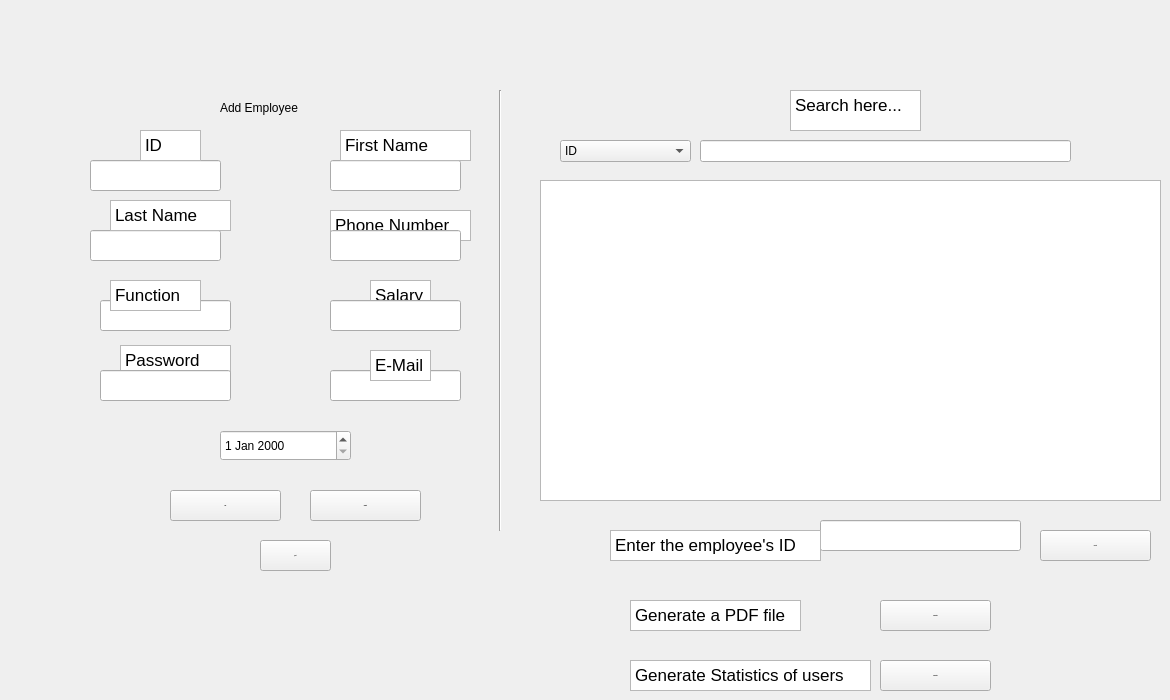
             <widget class="QWidget" name="tab_4">
              <attribute name="title">
               <string>Tab 2</string>
              </attribute>
              <widget class="QLineEdit" name="LE_fct">
               <property name="geometry">
                <rect>
                 <x>100</x>
                 <y>300</y>
                 <width>131</width>
                 <height>31</height>
                </rect>
               </property>
               <property name="text">
                <string/>
               </property>
               <property name="readOnly">
                <bool>false</bool>
               </property>
              </widget>
              <widget class="QLineEdit" name="LE_prenom">
               <property name="geometry">
                <rect>
                 <x>330</x>
                 <y>160</y>
                 <width>131</width>
                 <height>31</height>
                </rect>
               </property>
               <property name="text">
                <string/>
               </property>
               <property name="readOnly">
                <bool>false</bool>
               </property>
              </widget>
              <widget class="QLabel" name="label_4">
               <property name="geometry">
                <rect>
                 <x>220</x>
                 <y>100</y>
                 <width>121</width>
                 <height>16</height>
                </rect>
               </property>
               <property name="text">
                <string>Add Employee</string>
               </property>
              </widget>
              <widget class="QLineEdit" name="LE_ID_2">
               <property name="geometry">
                <rect>
                 <x>820</x>
                 <y>520</y>
                 <width>201</width>
                 <height>31</height>
                </rect>
               </property>
               <property name="text">
                <string/>
               </property>
               <property name="readOnly">
                <bool>false</bool>
               </property>
              </widget>
              <widget class="QTextBrowser" name="textBrowser">
               <property name="geometry">
                <rect>
                 <x>330</x>
                 <y>210</y>
                 <width>141</width>
                 <height>31</height>
                </rect>
               </property>
               <property name="html">
                <string>&lt;!DOCTYPE HTML PUBLIC &quot;-//W3C//DTD HTML 4.0//EN&quot; &quot;http://www.w3.org/TR/REC-html40/strict.dtd&quot;&gt;
&lt;html&gt;&lt;head&gt;&lt;meta name=&quot;qrichtext&quot; content=&quot;1&quot; /&gt;&lt;style type=&quot;text/css&quot;&gt;
p, li { white-space: pre-wrap; }
&lt;/style&gt;&lt;/head&gt;&lt;body style=&quot; font-family:'century gothic'; font-size:17px; font-weight:400; font-style:normal;&quot;&gt;
&lt;p style=&quot; margin-top:0px; margin-bottom:0px; margin-left:0px; margin-right:0px; -qt-block-indent:0; text-indent:0px;&quot;&gt;&lt;span style=&quot; font-size:17px;&quot;&gt;Phone Number&lt;/span&gt;&lt;/p&gt;&lt;/body&gt;&lt;/html&gt;</string>
               </property>
              </widget>
              <widget class="QPushButton" name="pushButton">
               <property name="geometry">
                <rect>
                 <x>880</x>
                 <y>600</y>
                 <width>111</width>
                 <height>31</height>
                </rect>
               </property>
               <property name="font">
                <font>
                 <family>century gothic</family>
                 <pointsize>-1</pointsize>
                 <weight>75</weight>
                 <italic>true</italic>
                 <bold>true</bold>
                </font>
               </property>
               <property name="text">
                <string>Generate</string>
               </property>
              </widget>
              <widget class="QPushButton" name="pushButton_4">
               <property name="geometry">
                <rect>
                 <x>170</x>
                 <y>490</y>
                 <width>111</width>
                 <height>31</height>
                </rect>
               </property>
               <property name="font">
                <font>
                 <family>century gothic</family>
                 <pointsize>-1</pointsize>
                 <weight>75</weight>
                 <italic>true</italic>
                 <bold>true</bold>
                </font>
               </property>
               <property name="text">
                <string>Add </string>
               </property>
               <property name="icon">
                <iconset>
                 <normaloff>../../../Add.png</normaloff>../../../Add.png</iconset>
               </property>
              </widget>
              <widget class="QTextBrowser" name="textBrowser_9">
               <property name="geometry">
                <rect>
                 <x>790</x>
                 <y>90</y>
                 <width>131</width>
                 <height>41</height>
                </rect>
               </property>
               <property name="html">
                <string>&lt;!DOCTYPE HTML PUBLIC &quot;-//W3C//DTD HTML 4.0//EN&quot; &quot;http://www.w3.org/TR/REC-html40/strict.dtd&quot;&gt;
&lt;html&gt;&lt;head&gt;&lt;meta name=&quot;qrichtext&quot; content=&quot;1&quot; /&gt;&lt;style type=&quot;text/css&quot;&gt;
p, li { white-space: pre-wrap; }
&lt;/style&gt;&lt;/head&gt;&lt;body style=&quot; font-family:'century gothic'; font-size:17px; font-weight:400; font-style:normal;&quot;&gt;
&lt;p style=&quot; margin-top:0px; margin-bottom:0px; margin-left:0px; margin-right:0px; -qt-block-indent:0; text-indent:0px;&quot;&gt;&lt;span style=&quot; font-size:17px;&quot;&gt;Search here... &lt;/span&gt;&lt;/p&gt;&lt;/body&gt;&lt;/html&gt;</string>
               </property>
              </widget>
              <widget class="QTextBrowser" name="textBrowser_7">
               <property name="geometry">
                <rect>
                 <x>370</x>
                 <y>280</y>
                 <width>61</width>
                 <height>31</height>
                </rect>
               </property>
               <property name="html">
                <string>&lt;!DOCTYPE HTML PUBLIC &quot;-//W3C//DTD HTML 4.0//EN&quot; &quot;http://www.w3.org/TR/REC-html40/strict.dtd&quot;&gt;
&lt;html&gt;&lt;head&gt;&lt;meta name=&quot;qrichtext&quot; content=&quot;1&quot; /&gt;&lt;style type=&quot;text/css&quot;&gt;
p, li { white-space: pre-wrap; }
&lt;/style&gt;&lt;/head&gt;&lt;body style=&quot; font-family:'century gothic'; font-size:17px; font-weight:400; font-style:normal;&quot;&gt;
&lt;p style=&quot; margin-top:0px; margin-bottom:0px; margin-left:0px; margin-right:0px; -qt-block-indent:0; text-indent:0px;&quot;&gt;&lt;span style=&quot; font-size:17px;&quot;&gt;Salary&lt;/span&gt;&lt;/p&gt;&lt;/body&gt;&lt;/html&gt;</string>
               </property>
              </widget>
              <widget class="QTextBrowser" name="textBrowser_4">
               <property name="geometry">
                <rect>
                 <x>340</x>
                 <y>130</y>
                 <width>131</width>
                 <height>31</height>
                </rect>
               </property>
               <property name="html">
                <string>&lt;!DOCTYPE HTML PUBLIC &quot;-//W3C//DTD HTML 4.0//EN&quot; &quot;http://www.w3.org/TR/REC-html40/strict.dtd&quot;&gt;
&lt;html&gt;&lt;head&gt;&lt;meta name=&quot;qrichtext&quot; content=&quot;1&quot; /&gt;&lt;style type=&quot;text/css&quot;&gt;
p, li { white-space: pre-wrap; }
&lt;/style&gt;&lt;/head&gt;&lt;body style=&quot; font-family:'century gothic'; font-size:17px; font-weight:400; font-style:normal;&quot;&gt;
&lt;p style=&quot; margin-top:0px; margin-bottom:0px; margin-left:0px; margin-right:0px; -qt-block-indent:0; text-indent:0px;&quot;&gt;&lt;span style=&quot; font-size:17px;&quot;&gt;First Name &lt;/span&gt;&lt;/p&gt;&lt;/body&gt;&lt;/html&gt;</string>
               </property>
              </widget>
              <widget class="QTextBrowser" name="textBrowser_10">
               <property name="geometry">
                <rect>
                 <x>610</x>
                 <y>530</y>
                 <width>211</width>
                 <height>31</height>
                </rect>
               </property>
               <property name="html">
                <string>&lt;!DOCTYPE HTML PUBLIC &quot;-//W3C//DTD HTML 4.0//EN&quot; &quot;http://www.w3.org/TR/REC-html40/strict.dtd&quot;&gt;
&lt;html&gt;&lt;head&gt;&lt;meta name=&quot;qrichtext&quot; content=&quot;1&quot; /&gt;&lt;style type=&quot;text/css&quot;&gt;
p, li { white-space: pre-wrap; }
&lt;/style&gt;&lt;/head&gt;&lt;body style=&quot; font-family:'century gothic'; font-size:17px; font-weight:400; font-style:normal;&quot;&gt;
&lt;p style=&quot; margin-top:0px; margin-bottom:0px; margin-left:0px; margin-right:0px; -qt-block-indent:0; text-indent:0px;&quot;&gt;&lt;span style=&quot; font-size:17px;&quot;&gt;Enter the employee's ID &lt;/span&gt;&lt;/p&gt;&lt;/body&gt;&lt;/html&gt;</string>
               </property>
              </widget>
              <widget class="QComboBox" name="comboBox">
               <property name="geometry">
                <rect>
                 <x>560</x>
                 <y>140</y>
                 <width>131</width>
                 <height>22</height>
                </rect>
               </property>
               <item>
                <property name="text">
                 <string>ID</string>
                </property>
               </item>
               <item>
                <property name="text">
                 <string>Last name</string>
                </property>
               </item>
               <item>
                <property name="text">
                 <string>First name</string>
                </property>
               </item>
               <item>
                <property name="text">
                 <string>Password</string>
                </property>
               </item>
               <item>
                <property name="text">
                 <string>Phone Number</string>
                </property>
               </item>
               <item>
                <property name="text">
                 <string>E-mail</string>
                </property>
               </item>
               <item>
                <property name="text">
                 <string>Date</string>
                </property>
               </item>
               <item>
                <property name="text">
                 <string>Function</string>
                </property>
               </item>
               <item>
                <property name="text">
                 <string>Salary</string>
                </property>
               </item>
               <item>
                <property name="text">
                 <string/>
                </property>
               </item>
              </widget>
              <widget class="QLineEdit" name="LE_nom">
               <property name="geometry">
                <rect>
                 <x>90</x>
                 <y>230</y>
                 <width>131</width>
                 <height>31</height>
                </rect>
               </property>
               <property name="text">
                <string/>
               </property>
               <property name="readOnly">
                <bool>false</bool>
               </property>
              </widget>
              <widget class="QPushButton" name="pushButton_6">
               <property name="geometry">
                <rect>
                 <x>310</x>
                 <y>490</y>
                 <width>111</width>
                 <height>31</height>
                </rect>
               </property>
               <property name="font">
                <font>
                 <family>century gothic</family>
                 <pointsize>-1</pointsize>
                 <weight>75</weight>
                 <italic>true</italic>
                 <bold>true</bold>
                </font>
               </property>
               <property name="text">
                <string>Update</string>
               </property>
               <property name="icon">
                <iconset>
                 <normaloff>../../../Update.png</normaloff>../../../Update.png</iconset>
               </property>
              </widget>
              <widget class="QLineEdit" name="LE_tlf">
               <property name="geometry">
                <rect>
                 <x>330</x>
                 <y>230</y>
                 <width>131</width>
                 <height>31</height>
                </rect>
               </property>
               <property name="text">
                <string/>
               </property>
               <property name="readOnly">
                <bool>false</bool>
               </property>
              </widget>
              <widget class="QTextBrowser" name="textBrowser_3">
               <property name="geometry">
                <rect>
                 <x>110</x>
                 <y>200</y>
                 <width>121</width>
                 <height>31</height>
                </rect>
               </property>
               <property name="html">
                <string>&lt;!DOCTYPE HTML PUBLIC &quot;-//W3C//DTD HTML 4.0//EN&quot; &quot;http://www.w3.org/TR/REC-html40/strict.dtd&quot;&gt;
&lt;html&gt;&lt;head&gt;&lt;meta name=&quot;qrichtext&quot; content=&quot;1&quot; /&gt;&lt;style type=&quot;text/css&quot;&gt;
p, li { white-space: pre-wrap; }
&lt;/style&gt;&lt;/head&gt;&lt;body style=&quot; font-family:'century gothic'; font-size:17px; font-weight:400; font-style:normal;&quot;&gt;
&lt;p style=&quot; margin-top:0px; margin-bottom:0px; margin-left:0px; margin-right:0px; -qt-block-indent:0; text-indent:0px;&quot;&gt;&lt;span style=&quot; font-size:17px;&quot;&gt;Last Name&lt;/span&gt;&lt;/p&gt;&lt;/body&gt;&lt;/html&gt;</string>
               </property>
              </widget>
              <widget class="QLineEdit" name="LE_ID">
               <property name="geometry">
                <rect>
                 <x>90</x>
                 <y>160</y>
                 <width>131</width>
                 <height>31</height>
                </rect>
               </property>
               <property name="text">
                <string/>
               </property>
               <property name="readOnly">
                <bool>false</bool>
               </property>
              </widget>
              <widget class="QTextBrowser" name="textBrowser_2">
               <property name="geometry">
                <rect>
                 <x>140</x>
                 <y>130</y>
                 <width>61</width>
                 <height>31</height>
                </rect>
               </property>
               <property name="html">
                <string>&lt;!DOCTYPE HTML PUBLIC &quot;-//W3C//DTD HTML 4.0//EN&quot; &quot;http://www.w3.org/TR/REC-html40/strict.dtd&quot;&gt;
&lt;html&gt;&lt;head&gt;&lt;meta name=&quot;qrichtext&quot; content=&quot;1&quot; /&gt;&lt;style type=&quot;text/css&quot;&gt;
p, li { white-space: pre-wrap; }
&lt;/style&gt;&lt;/head&gt;&lt;body style=&quot; font-family:'century gothic'; font-size:17px; font-weight:400; font-style:normal;&quot;&gt;
&lt;p style=&quot; margin-top:0px; margin-bottom:0px; margin-left:0px; margin-right:0px; -qt-block-indent:0; text-indent:0px;&quot;&gt;&lt;span style=&quot; font-size:17px;&quot;&gt;ID &lt;/span&gt;&lt;/p&gt;&lt;/body&gt;&lt;/html&gt;</string>
               </property>
              </widget>
              <widget class="QTextBrowser" name="textBrowser_12">
               <property name="geometry">
                <rect>
                 <x>630</x>
                 <y>660</y>
                 <width>241</width>
                 <height>31</height>
                </rect>
               </property>
               <property name="html">
                <string>&lt;!DOCTYPE HTML PUBLIC &quot;-//W3C//DTD HTML 4.0//EN&quot; &quot;http://www.w3.org/TR/REC-html40/strict.dtd&quot;&gt;
&lt;html&gt;&lt;head&gt;&lt;meta name=&quot;qrichtext&quot; content=&quot;1&quot; /&gt;&lt;style type=&quot;text/css&quot;&gt;
p, li { white-space: pre-wrap; }
&lt;/style&gt;&lt;/head&gt;&lt;body style=&quot; font-family:'century gothic'; font-size:17px; font-weight:400; font-style:normal;&quot;&gt;
&lt;p style=&quot; margin-top:0px; margin-bottom:0px; margin-left:0px; margin-right:0px; -qt-block-indent:0; text-indent:0px;&quot;&gt;&lt;span style=&quot; font-size:17px;&quot;&gt;Generate Statistics of users&lt;/span&gt;&lt;/p&gt;&lt;/body&gt;&lt;/html&gt;</string>
               </property>
              </widget>
              <widget class="QPushButton" name="pushButton_2">
               <property name="geometry">
                <rect>
                 <x>880</x>
                 <y>660</y>
                 <width>111</width>
                 <height>31</height>
                </rect>
               </property>
               <property name="font">
                <font>
                 <family>century gothic</family>
                 <pointsize>-1</pointsize>
                 <weight>75</weight>
                 <italic>true</italic>
                 <bold>true</bold>
                </font>
               </property>
               <property name="text">
                <string>Generate</string>
               </property>
              </widget>
              <widget class="QTableView" name="tableView_2">
               <property name="geometry">
                <rect>
                 <x>540</x>
                 <y>180</y>
                 <width>621</width>
                 <height>321</height>
                </rect>
               </property>
               <property name="autoFillBackground">
                <bool>false</bool>
               </property>
               <property name="styleSheet">
                <string notr="true">color: #white;
</string>
               </property>
               <property name="showGrid">
                <bool>true</bool>
               </property>
              </widget>
              <widget class="QPushButton" name="pushButton_5">
               <property name="geometry">
                <rect>
                 <x>1040</x>
                 <y>530</y>
                 <width>111</width>
                 <height>31</height>
                </rect>
               </property>
               <property name="font">
                <font>
                 <family>century gothic</family>
                 <pointsize>-1</pointsize>
                 <weight>75</weight>
                 <italic>true</italic>
                 <bold>true</bold>
                </font>
               </property>
               <property name="text">
                <string>Delete</string>
               </property>
               <property name="icon">
                <iconset>
                 <normaloff>../../../Delete.png</normaloff>../../../Delete.png</iconset>
               </property>
              </widget>
              <widget class="QTextBrowser" name="textBrowser_11">
               <property name="geometry">
                <rect>
                 <x>630</x>
                 <y>600</y>
                 <width>171</width>
                 <height>31</height>
                </rect>
               </property>
               <property name="html">
                <string>&lt;!DOCTYPE HTML PUBLIC &quot;-//W3C//DTD HTML 4.0//EN&quot; &quot;http://www.w3.org/TR/REC-html40/strict.dtd&quot;&gt;
&lt;html&gt;&lt;head&gt;&lt;meta name=&quot;qrichtext&quot; content=&quot;1&quot; /&gt;&lt;style type=&quot;text/css&quot;&gt;
p, li { white-space: pre-wrap; }
&lt;/style&gt;&lt;/head&gt;&lt;body style=&quot; font-family:'century gothic'; font-size:17px; font-weight:400; font-style:normal;&quot;&gt;
&lt;p style=&quot; margin-top:0px; margin-bottom:0px; margin-left:0px; margin-right:0px; -qt-block-indent:0; text-indent:0px;&quot;&gt;&lt;span style=&quot; font-size:17px;&quot;&gt;Generate a PDF file &lt;/span&gt;&lt;/p&gt;&lt;/body&gt;&lt;/html&gt;</string>
               </property>
              </widget>
              <widget class="QPushButton" name="nom">
               <property name="geometry">
                <rect>
                 <x>260</x>
                 <y>540</y>
                 <width>71</width>
                 <height>31</height>
                </rect>
               </property>
               <property name="font">
                <font>
                 <family>century gothic</family>
                 <pointsize>-1</pointsize>
                 <weight>75</weight>
                 <italic>true</italic>
                 <bold>true</bold>
                </font>
               </property>
               <property name="text">
                <string>Quit</string>
               </property>
              </widget>
              <widget class="QLineEdit" name="lineEdit">
               <property name="geometry">
                <rect>
                 <x>700</x>
                 <y>140</y>
                 <width>371</width>
                 <height>22</height>
                </rect>
               </property>
               <property name="text">
                <string/>
               </property>
              </widget>
              <widget class="QDateEdit" name="dateEdit">
               <property name="geometry">
                <rect>
                 <x>220</x>
                 <y>430</y>
                 <width>131</width>
                 <height>31</height>
                </rect>
               </property>
              </widget>
              <widget class="QLineEdit" name="LE_salaire">
               <property name="geometry">
                <rect>
                 <x>330</x>
                 <y>300</y>
                 <width>131</width>
                 <height>31</height>
                </rect>
               </property>
               <property name="text">
                <string/>
               </property>
               <property name="readOnly">
                <bool>false</bool>
               </property>
              </widget>
              <widget class="QTextBrowser" name="textBrowser_5">
               <property name="geometry">
                <rect>
                 <x>110</x>
                 <y>280</y>
                 <width>91</width>
                 <height>31</height>
                </rect>
               </property>
               <property name="html">
                <string>&lt;!DOCTYPE HTML PUBLIC &quot;-//W3C//DTD HTML 4.0//EN&quot; &quot;http://www.w3.org/TR/REC-html40/strict.dtd&quot;&gt;
&lt;html&gt;&lt;head&gt;&lt;meta name=&quot;qrichtext&quot; content=&quot;1&quot; /&gt;&lt;style type=&quot;text/css&quot;&gt;
p, li { white-space: pre-wrap; }
&lt;/style&gt;&lt;/head&gt;&lt;body style=&quot; font-family:'century gothic'; font-size:17px; font-weight:400; font-style:normal;&quot;&gt;
&lt;p style=&quot; margin-top:0px; margin-bottom:0px; margin-left:0px; margin-right:0px; -qt-block-indent:0; text-indent:0px;&quot;&gt;&lt;span style=&quot; font-size:17px;&quot;&gt;Function&lt;/span&gt;&lt;/p&gt;&lt;/body&gt;&lt;/html&gt;</string>
               </property>
              </widget>
              <widget class="Line" name="line">
               <property name="geometry">
                <rect>
                 <x>490</x>
                 <y>90</y>
                 <width>20</width>
                 <height>441</height>
                </rect>
               </property>
               <property name="orientation">
                <enum>Qt::Vertical</enum>
               </property>
              </widget>
              <widget class="QLineEdit" name="LE_mail">
               <property name="geometry">
                <rect>
                 <x>330</x>
                 <y>370</y>
                 <width>131</width>
                 <height>31</height>
                </rect>
               </property>
               <property name="text">
                <string/>
               </property>
               <property name="readOnly">
                <bool>false</bool>
               </property>
              </widget>
              <widget class="QTextBrowser" name="textBrowser_6">
               <property name="geometry">
                <rect>
                 <x>370</x>
                 <y>350</y>
                 <width>61</width>
                 <height>31</height>
                </rect>
               </property>
               <property name="html">
                <string>&lt;!DOCTYPE HTML PUBLIC &quot;-//W3C//DTD HTML 4.0//EN&quot; &quot;http://www.w3.org/TR/REC-html40/strict.dtd&quot;&gt;
&lt;html&gt;&lt;head&gt;&lt;meta name=&quot;qrichtext&quot; content=&quot;1&quot; /&gt;&lt;style type=&quot;text/css&quot;&gt;
p, li { white-space: pre-wrap; }
&lt;/style&gt;&lt;/head&gt;&lt;body style=&quot; font-family:'century gothic'; font-size:17px; font-weight:400; font-style:normal;&quot;&gt;
&lt;p style=&quot; margin-top:0px; margin-bottom:0px; margin-left:0px; margin-right:0px; -qt-block-indent:0; text-indent:0px;&quot;&gt;&lt;span style=&quot; font-size:17px;&quot;&gt;E-Mail &lt;/span&gt;&lt;/p&gt;&lt;/body&gt;&lt;/html&gt;</string>
               </property>
              </widget>
              <widget class="QTextBrowser" name="textBrowser_8">
               <property name="geometry">
                <rect>
                 <x>120</x>
                 <y>345</y>
                 <width>111</width>
                 <height>31</height>
                </rect>
               </property>
               <property name="html">
                <string>&lt;!DOCTYPE HTML PUBLIC &quot;-//W3C//DTD HTML 4.0//EN&quot; &quot;http://www.w3.org/TR/REC-html40/strict.dtd&quot;&gt;
&lt;html&gt;&lt;head&gt;&lt;meta name=&quot;qrichtext&quot; content=&quot;1&quot; /&gt;&lt;style type=&quot;text/css&quot;&gt;
p, li { white-space: pre-wrap; }
&lt;/style&gt;&lt;/head&gt;&lt;body style=&quot; font-family:'century gothic'; font-size:17px; font-weight:400; font-style:normal;&quot;&gt;
&lt;p style=&quot; margin-top:0px; margin-bottom:0px; margin-left:0px; margin-right:0px; -qt-block-indent:0; text-indent:0px;&quot;&gt;&lt;span style=&quot; font-size:17px;&quot;&gt;Password&lt;/span&gt;&lt;/p&gt;&lt;/body&gt;&lt;/html&gt;</string>
               </property>
              </widget>
              <widget class="QLineEdit" name="LE_mdp">
               <property name="geometry">
                <rect>
                 <x>100</x>
                 <y>370</y>
                 <width>131</width>
                 <height>31</height>
                </rect>
               </property>
               <property name="text">
                <string/>
               </property>
               <property name="readOnly">
                <bool>false</bool>
               </property>
              </widget>
             </widget>
